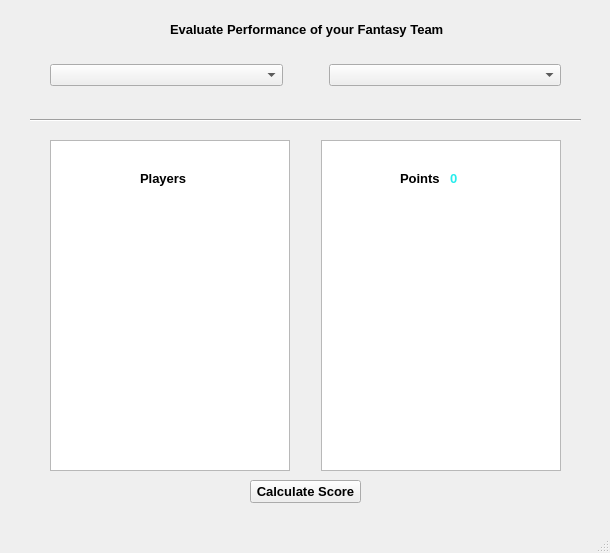
<?xml version="1.0" encoding="UTF-8"?>
<ui version="4.0">
 <class>MainWindow</class>
 <widget class="QMainWindow" name="MainWindow">
  <property name="geometry">
   <rect>
    <x>0</x>
    <y>0</y>
    <width>610</width>
    <height>553</height>
   </rect>
  </property>
  <property name="windowTitle">
   <string>MainWindow</string>
  </property>
  <widget class="QWidget" name="centralwidget">
   <widget class="QLabel" name="label">
    <property name="geometry">
     <rect>
      <x>170</x>
      <y>20</y>
      <width>291</width>
      <height>20</height>
     </rect>
    </property>
    <property name="text">
     <string>&lt;html&gt;&lt;head/&gt;&lt;body&gt;&lt;p&gt;&lt;span style=&quot; font-size:10pt; font-weight:600;&quot;&gt;Evaluate Performance of your Fantasy Team&lt;/span&gt;&lt;/p&gt;&lt;/body&gt;&lt;/html&gt;</string>
    </property>
   </widget>
   <widget class="QWidget" name="horizontalLayoutWidget">
    <property name="geometry">
     <rect>
      <x>50</x>
      <y>50</y>
      <width>511</width>
      <height>51</height>
     </rect>
    </property>
    <layout class="QHBoxLayout" name="horizontalLayout">
     <item>
      <widget class="QComboBox" name="c1">
       <property name="currentText">
        <string/>
       </property>
      </widget>
     </item>
     <item>
      <spacer name="horizontalSpacer_2">
       <property name="orientation">
        <enum>Qt::Horizontal</enum>
       </property>
       <property name="sizeType">
        <enum>QSizePolicy::Minimum</enum>
       </property>
       <property name="sizeHint" stdset="0">
        <size>
         <width>40</width>
         <height>20</height>
        </size>
       </property>
      </spacer>
     </item>
     <item>
      <widget class="QComboBox" name="c2">
       <property name="autoFillBackground">
        <bool>false</bool>
       </property>
       <property name="currentIndex">
        <number>-1</number>
       </property>
       <property name="maxVisibleItems">
        <number>9</number>
       </property>
      </widget>
     </item>
    </layout>
   </widget>
   <widget class="QWidget" name="horizontalLayoutWidget_2">
    <property name="geometry">
     <rect>
      <x>50</x>
      <y>140</y>
      <width>511</width>
      <height>331</height>
     </rect>
    </property>
    <layout class="QHBoxLayout" name="horizontalLayout_2">
     <item>
      <widget class="QListWidget" name="pl"/>
     </item>
     <item>
      <spacer name="horizontalSpacer">
       <property name="orientation">
        <enum>Qt::Horizontal</enum>
       </property>
       <property name="sizeHint" stdset="0">
        <size>
         <width>40</width>
         <height>20</height>
        </size>
       </property>
      </spacer>
     </item>
     <item>
      <widget class="QListWidget" name="pp">
       <property name="autoFillBackground">
        <bool>true</bool>
       </property>
      </widget>
     </item>
    </layout>
   </widget>
   <widget class="QPushButton" name="cs">
    <property name="geometry">
     <rect>
      <x>250</x>
      <y>480</y>
      <width>111</width>
      <height>23</height>
     </rect>
    </property>
    <property name="font">
     <font>
      <pointsize>10</pointsize>
      <weight>75</weight>
      <bold>true</bold>
     </font>
    </property>
    <property name="text">
     <string>Calculate Score</string>
    </property>
   </widget>
   <widget class="Line" name="line">
    <property name="geometry">
     <rect>
      <x>30</x>
      <y>110</y>
      <width>551</width>
      <height>20</height>
     </rect>
    </property>
    <property name="orientation">
     <enum>Qt::Horizontal</enum>
    </property>
   </widget>
   <widget class="QLabel" name="label_2">
    <property name="geometry">
     <rect>
      <x>140</x>
      <y>140</y>
      <width>71</width>
      <height>78</height>
     </rect>
    </property>
    <property name="text">
     <string>&lt;html&gt;&lt;head/&gt;&lt;body&gt;&lt;p&gt;&lt;span style=&quot; font-size:10pt; font-weight:600;&quot;&gt;Players&lt;/span&gt;&lt;/p&gt;&lt;/body&gt;&lt;/html&gt;</string>
    </property>
   </widget>
   <widget class="QLabel" name="label_4">
    <property name="geometry">
     <rect>
      <x>400</x>
      <y>140</y>
      <width>41</width>
      <height>78</height>
     </rect>
    </property>
    <property name="text">
     <string>&lt;html&gt;&lt;head/&gt;&lt;body&gt;&lt;p&gt;&lt;span style=&quot; font-size:10pt; font-weight:600;&quot;&gt;Points&lt;/span&gt;&lt;/p&gt;&lt;/body&gt;&lt;/html&gt;</string>
    </property>
   </widget>
   <widget class="QLabel" name="points">
    <property name="geometry">
     <rect>
      <x>450</x>
      <y>140</y>
      <width>16</width>
      <height>78</height>
     </rect>
    </property>
    <property name="autoFillBackground">
     <bool>false</bool>
    </property>
    <property name="text">
     <string>&lt;html&gt;&lt;head/&gt;&lt;body&gt;&lt;p&gt;&lt;span style=&quot; font-size:10pt; font-weight:600; color:#26ecec;&quot;&gt;0&lt;/span&gt;&lt;/p&gt;&lt;/body&gt;&lt;/html&gt;</string>
    </property>
    <property name="buddy">
     <cstring>0</cstring>
    </property>
   </widget>
  </widget>
  <widget class="QMenuBar" name="menubar">
   <property name="geometry">
    <rect>
     <x>0</x>
     <y>0</y>
     <width>610</width>
     <height>21</height>
    </rect>
   </property>
  </widget>
  <widget class="QStatusBar" name="statusbar"/>
 </widget>
 <resources/>
 <connections/>
</ui>
